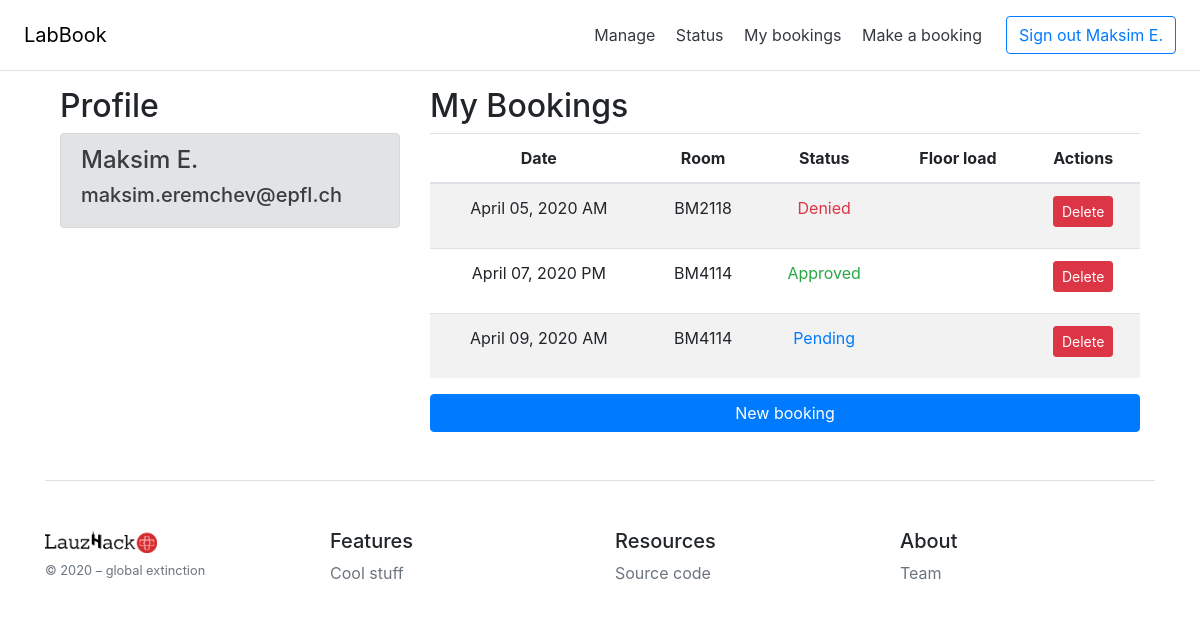
The app's page /dashboard/ (signed in), older data.
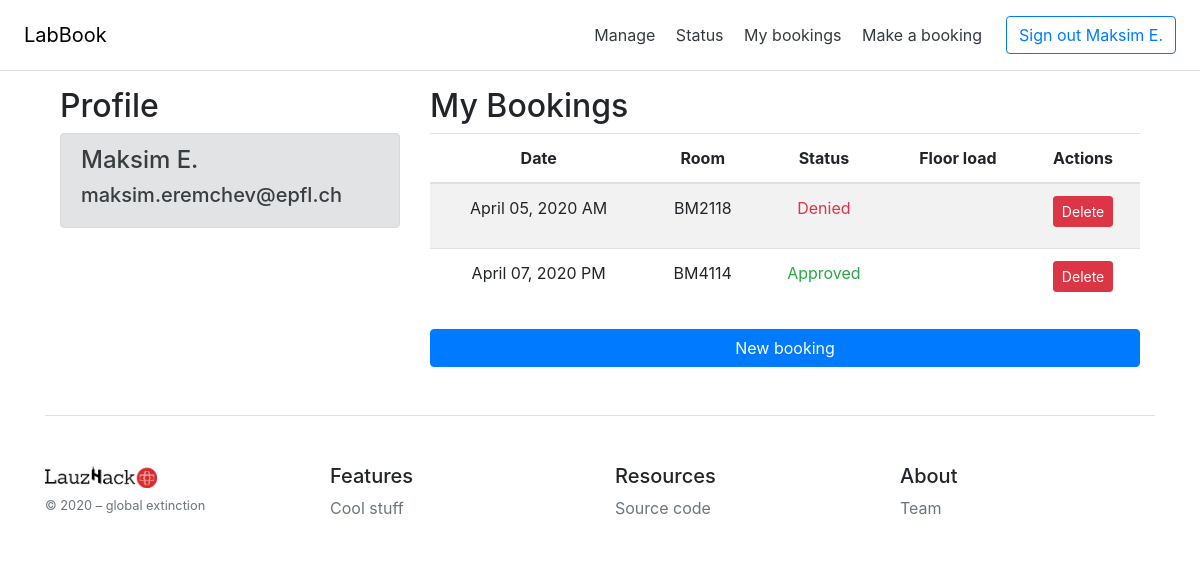
The same page, newer data.
### app/models.py (models this page shows)
class BaseModel(Model):
    class Meta:
        database = db

class Booking(BaseModel):
    id = IntegerField(primary_key=True)
    when = CharField()
    status = CharField()
    who = ForeignKeyField(User, to_field='id', related_name="user")
    room = ForeignKeyField(Room, to_field='id', related_name="room")

class Room(BaseModel):
    id = IntegerField(primary_key=True)
    name = CharField(index=True, unique=True)
    floor = IntegerField()
    building = CharField()

### app/routes.py (the view)
@login_required
@app.route('/dashboard/')
def dashboard():
    try:
       bookings = get_bookings_of_user(current_user.id)
    except:
       return "Could not retrieve your bookings"
    return render_template('dashboard.html', bookings=bookings, user_name=current_user.name, prettify_when=prettify_when)

### app/database.py (called while the page is built)
def get_bookings_of_user(user_id):
    query = Booking.select().where(Booking.who == user_id)
    user_bookings = [model_to_dict(c) for c in query]
    return user_bookings

def prettify_date(date):
    return datetime.strptime(date, '%Y-%m-%d').strftime('%B %d, %Y')

def prettify_when(when):
    date = '-'.join(when.split('-')[0:3])
    return prettify_date(date)+" "+when.split('-')[-1]

### app/models.py (called while the page is built)
@login.user_loader
def load_user(id):
    return User.select().where(User.id==int(id)).get()

### app/templates/dashboard.html (shortened to what this page needs)
{% extends 'base.html' %}
{% block content %}
<div class="container">
    <div class="row">
        <div class="col-md-4">
            <h2>Profile</h2>
            <div class="alert alert-secondary" role="alert">
                <h4>{{current_user.name}}</h4>
                <h5>{{current_user.email}}</h5>
            </div>
        </div>
        <div class="col-md-8">
            <h2>My Bookings</h2>
            {% if not bookings %}
                <p>You have no confirmed bookings.</p>
            {% else %}
            <ol class="days list-unstyled  text-center">
                <table class="table table-striped">
                    <thead>
                        <tr>
                            <th>Date</th>
                            <th>Room</th>
                            <th>Status</th>
                            <th>Floor load</th>
                            <th>Actions</th>
                        </tr>
                    </thead>
                    <tbody>
                        {% for booking in bookings %}
                            <tr>
                                <td>{{ prettify_when(booking['when']) }}</td>
                                <td>{{ booking['room']['name'] }}</td>
                                <td>
                                    {% if booking['status'] == 'approved'%}
                                        <p class=" text-success">Approved</p>
                                    {% elif booking['status'] == 'denied' %}
                                         <p class=" text-danger">Denied</p>
                                    {% else %}
                                        <p class=" text-primary">Pending</p>
                                    {% endif %}
                                </td>
                                <td> </td>
                                <td>
                                    <a type="button" class="btn btn-danger btn-sm" href="/cancel-booking/{{ booking['id'] }}/">Delete</a>
                                </td>
                            </tr>
                        {% endfor %}
                    </tbody>
                </table>
            {% endif %}
            </ol>
            <a href="/book/" class="btn btn-primary btn-block" role="button">New booking</a>
        </div>
    </div>
</div>
{% endblock %}

Row changes from the older to the newer data that the page shows:
removed Booking: when "April 09, 2020 AM", room.name "BM4114", status "Pending"
